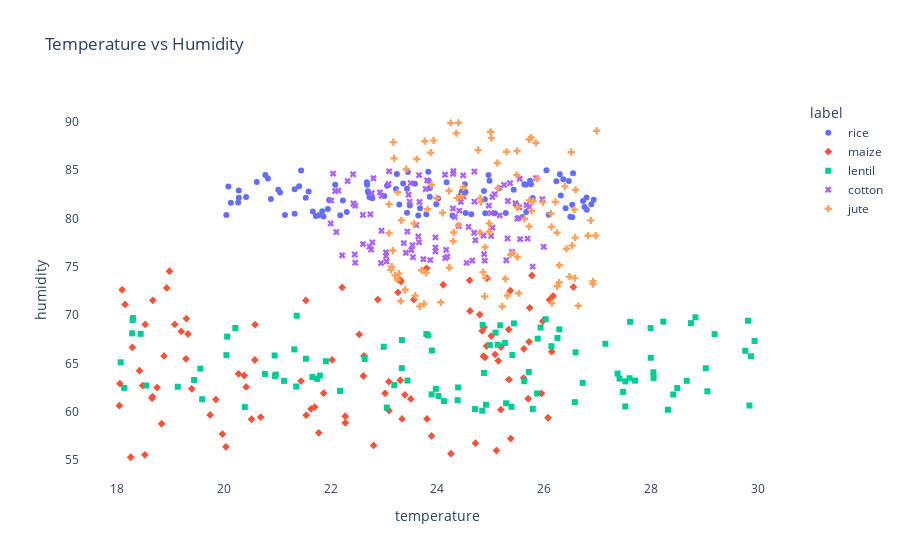

Here is the notebook cell this chart was saved with:
### Code cell
# Temperature vs Humidity Plot

crop_scatter =final_df[(final_df['label']=='rice') | 
                      (final_df['label']=='jute') | 
                      (final_df['label']=='cotton') |
                     (final_df['label']=='maize') |
                     (final_df['label']=='lentil')]

fig = px.scatter(crop_scatter, x="temperature", y="humidity", color="label", symbol="label", title="Temperature vs Humidity")
fig.update_layout(plot_bgcolor='white')
fig.show()
